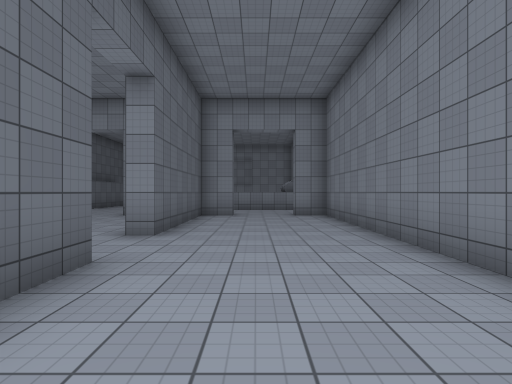
[1] (above)

21 first-person views from a walk through a Unity game level. The camera is 1.5 m above the floor, looks level and sees 80° across. The floor is counted in squares, 2 m on a side. Each view is taken from the middle of a square. On the plan, view 1 faces up. The plan holds only what a view shows up to about 10 squares ahead; the rest is blank. The player is left out. Surface patterns are stand-ins for the level's own textures.

[2]
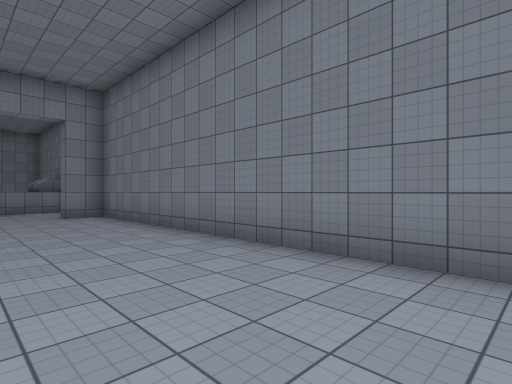

[3]
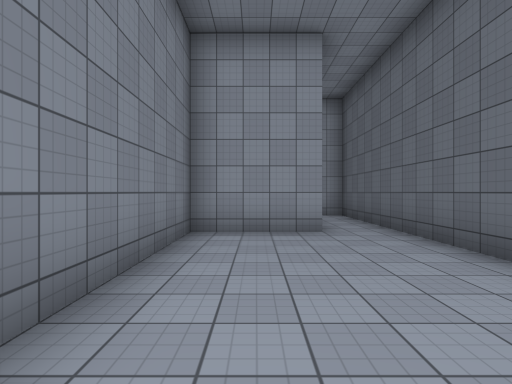

[4]
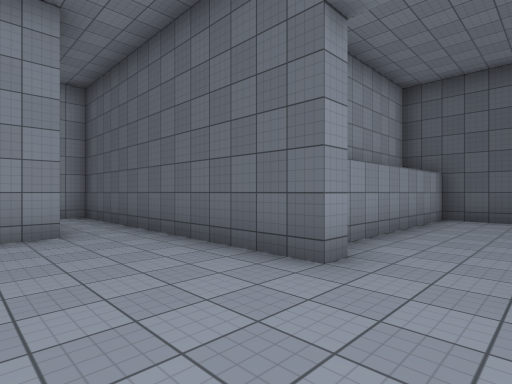

[5]
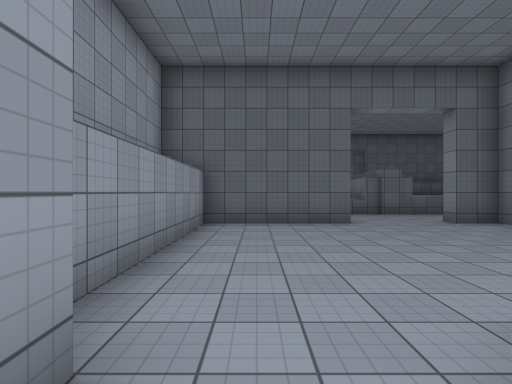

[6]
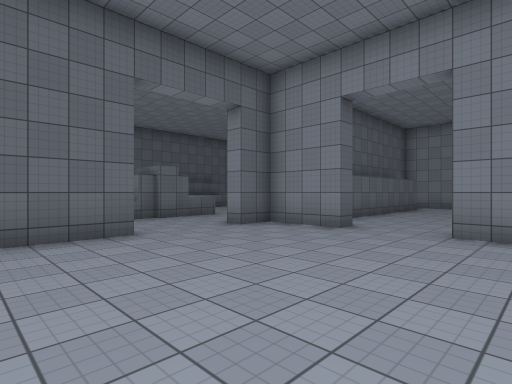

[7]
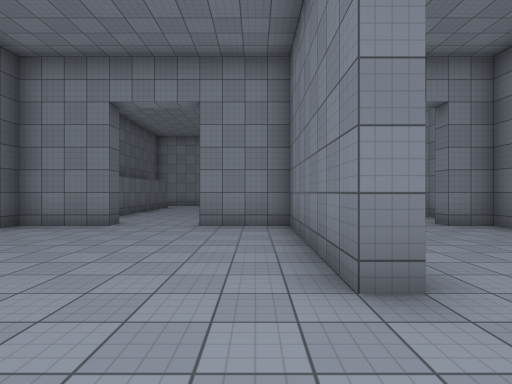

[8]
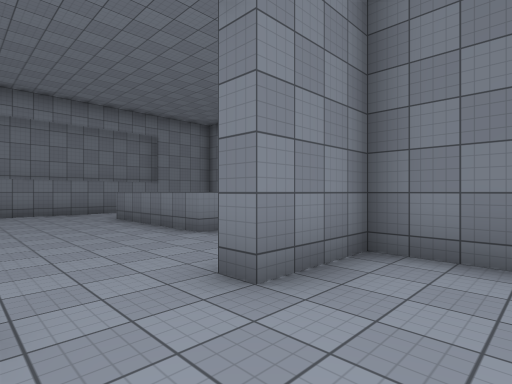

[9]
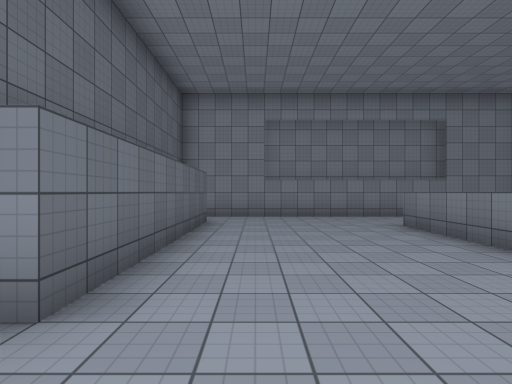

[10]
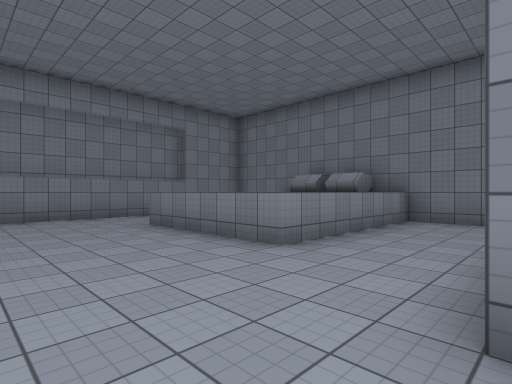

[11]
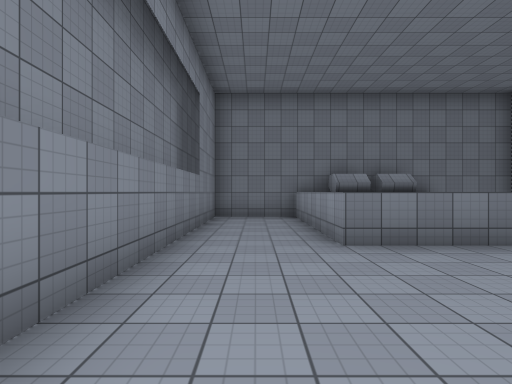

[12]
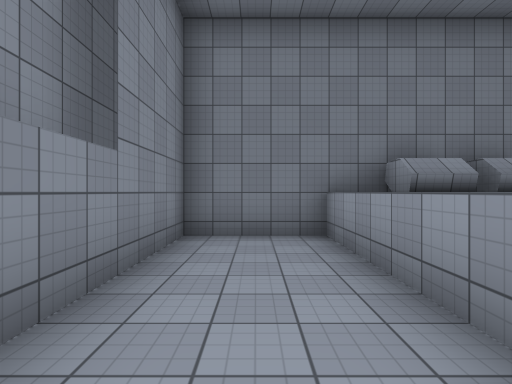

[13]
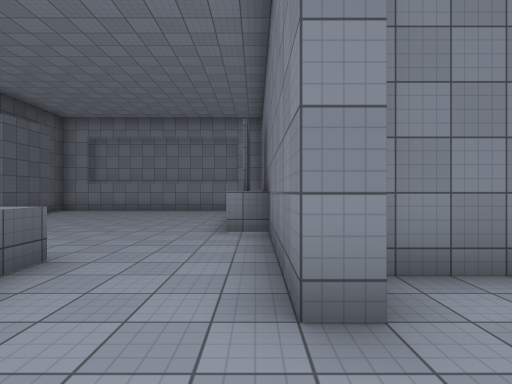

[14]
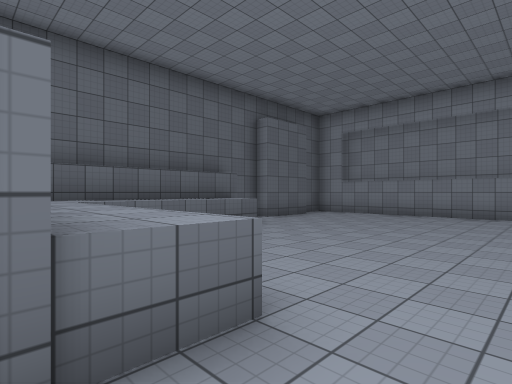

[15]
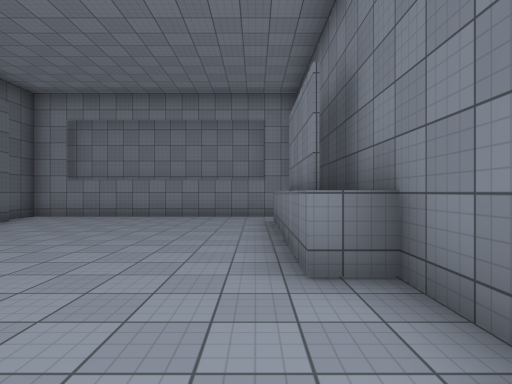

[16]
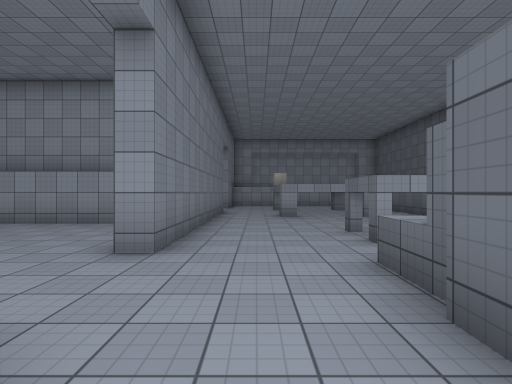

[17]
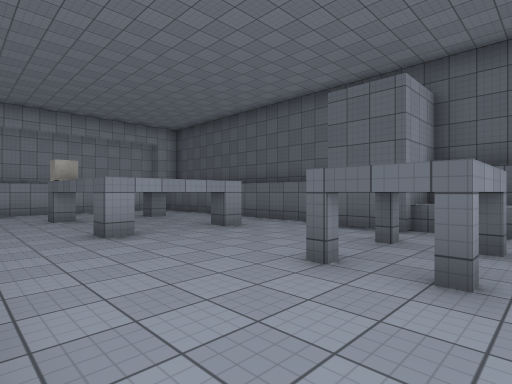

[18]
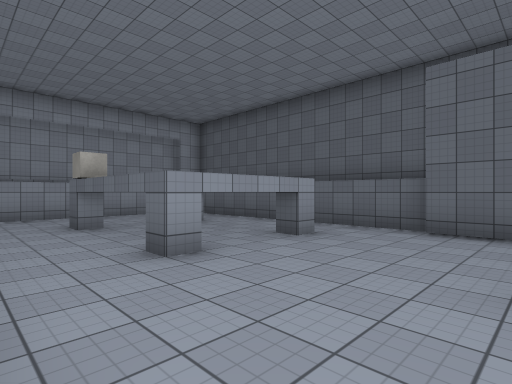

[19]
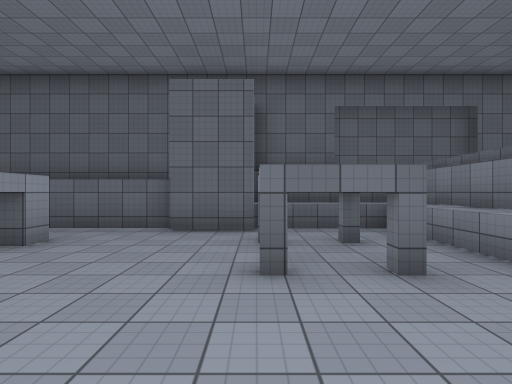

[20]
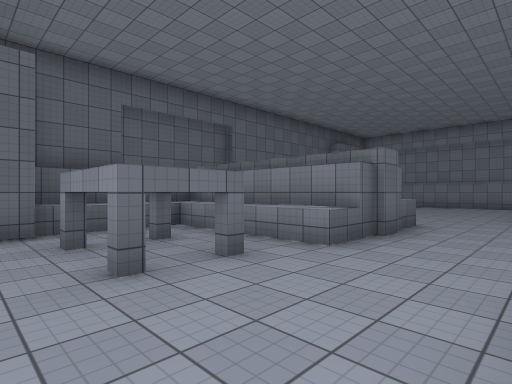

[21]
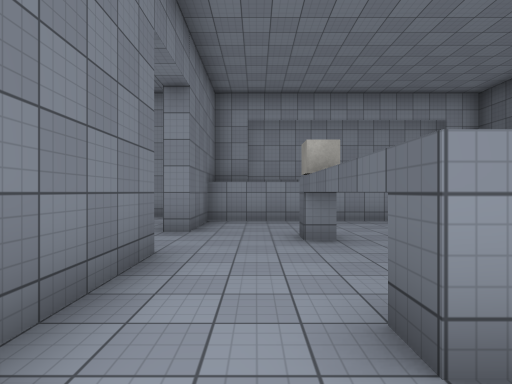

### Floor plan
Key: @ floor where view 1 was taken; # wall or solid block; . floor; ^ raised ledge; B box.
Columns run from 17 left of view 1 to 3 right of it. Each row starts with its distance up from view 1.
 20 #####################
 19 #....... #..........#
 18 #....... #..........#
 17 #.......##..........#
 16 #.......##.....^^^^##
 15 #.......##.....^  ^#
 14 ##......##.....^  ^#
 13  #......##.....^^^^##
 12  #. .....#..........#
 11  #.  ....#..........#
 10  ^^^^^...##..####..##
  9      #...#.....#....#
  8  #####.........#....#
  7  ^^^^^.........#....#
  6  #.......#.....#....#
  5  #..##...#..........#
  4  ##.##...#..........#
  3  ##......#.....#....#
  2  #.......#######....#
  1  #.......#     #....#
  0  #..###..#     #.@..#
 -1  #..  #..#     #.####
 -2  #..  #..      #.
 -3  #..# B...     #.
 -4  #. .....#     #.
 -5     .....#     ##
 -6     ######.
 -7           .
 -8           #

Positions as (right, up) in squares from view 1, and headings:
1: (0, 0), facing up
2: (-1, 0), facing up-right
3: (1, 5), facing down
4: (1, 5), facing down-left
5: (-1, 4), facing left
6: (-3, 4), facing up-left
7: (-3, 3), facing up
8: (-6, 8), facing up-right
9: (-6, 10), facing up
10: (-6, 10), facing up-right
11: (-7, 18), facing right
12: (-3, 18), facing right
13: (-9, 7), facing up
14: (-10, 9), facing up-left
15: (-10, 10), facing up
16: (-10, 10), facing down
17: (-9, 6), facing down-left
18: (-9, 4), facing down-left
19: (-9, 4), facing left
20: (-9, 3), facing up-left
21: (-10, 2), facing down
